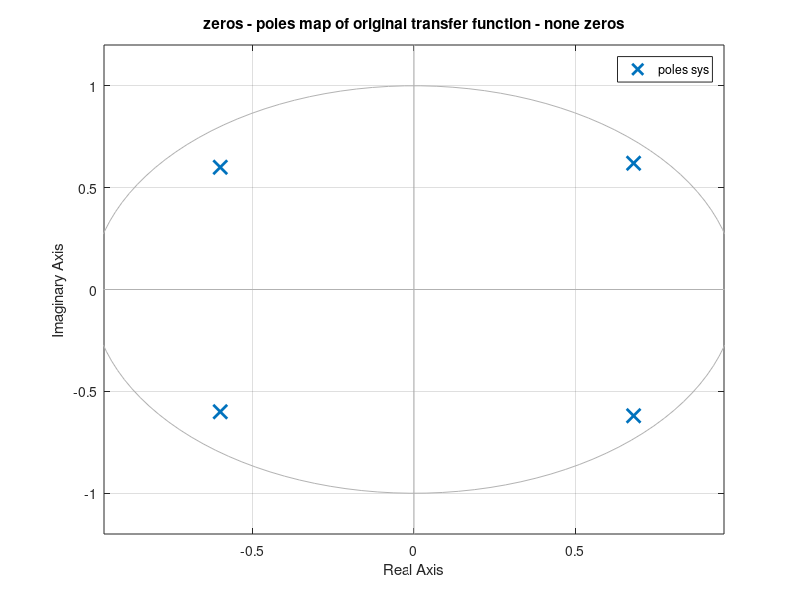

Write MATLAB code to recreate this figure. (Note: this script raises an error after producing the figure.)
clear all; close all; clc;

%% Section 1
sys = zpk([],[-0.6+0.6i , -0.6-0.6i , 0.68+0.62i , 0.68-0.62i], 1,[], 'Variable', 'z^-1');
figure(1);
pzmap(sys)
title('zeros - poles map of original transfer function - none zeros');
hold on;


H = tf(sys);
a1 = cell2mat(H.Denominator);
b1 = cell2mat(H.Numerator);
[psd1, freq] = freqz(b1,a1,1e3);
figure(2)
plot((freq),db(psd1));
hold on;

%% Section 2

p = 4;
noise = randn(1,10000);
y1 = filter(b1,a1,noise);
[freq_hat,psd_hat, sys_hat] = psd_ar(p,y1, b1, 512);
figure(1)
pzmap(sys_hat);
figure(2)
plot(freq_hat,db(psd_hat));
est_qual1 = estimation_quality(psd1, psd_hat, freq, freq_hat);
title(['Power Spectrum Destiny of therotical y1 vs estimated y1 Q=' num2str(est_qual1)]);
xlabel('Frequency');
ylabel('Magnitude[dB]');

% Estimation Quality



%% Section 3

sys2 = zpk(0.9,[-0.6+0.6i , -0.6-0.6i , 0.68+0.62i , 0.68-0.62i], 1);
figure(3)
pzmap(sys2)
title('Zeros- Poles map of transfer with zero at z=0.9');

H2 = tf(sys2);
a2 = cell2mat(H.Denominator);
b2 = cell2mat(H.Numerator);
[psd2, freq2] = freqz(b2,a2,1e3);
figure(4)
plot((freq2),db(psd2));
hold on;

%% Section 4

noise = randn(1,10000);
y2 = filter(b2,a2,noise);
[freq_hat2,psd_hat2, sys_hat2] = psd_ar(p,y2, 1, 512);
est_qual2 = estimation_quality(psd2, psd_hat2, freq2, freq_hat2);
plot(freq_hat2,db(psd_hat2));
title(['Power Spectrum Destiny of therotical y2 vs estimated y2 (zero inserted), Q=' num2str(est_qual2)]);
xlabel('Frequency');
ylabel('Magnitude[dB]');


%% Section 5

figure(5)
plot((freq2),db(psd2));
hold on;
b3=b2; a3=a2;
p=12;
noise = randn(1,10000);
y3 = filter(b3,a3,noise);
[freq_hat3,psd_hat3, sys_hat3] = psd_ar(p,y3, 1, 512);
est_qual3 = estimation_quality(psd2, psd_hat3, freq2, freq_hat3);
plot(freq_hat3,db(psd_hat3));
title(['Power Spectrum Destiny of therotical y2 vs estimated y2 (zero inserted, p=12), Q=' num2str(est_qual2)]);
xlabel('Frequency');
ylabel('Magnitude[dB]');

%% Section 6
b3=b2; a3=a2;
noise = randn(1,10000);
y3 = filter(b3,a3,noise);
p = 4:2:60;
err = zeros(size(p));

for i=1:length(p)
    [freq_hatp,psd_hatp, sys_hatp] = psd_ar(p(i),y3, 1, 4096);
    est_qualp = estimation_quality(psd2, psd_hatp, freq2, freq_hatp);
    err(i) = est_qualp;
end

figure(6);
plot(p,err, 12, est_qual3, '*');

[min_err, idx] = min(err);



p = p(idx);

[freq_hat_min,psd_hat_min, sys_hat_min] =  psd_ar(p,y3, 1, 4096);
figure(7)
pzmap(sys_hat_min);
figure(8)
plot(freq_hat,db(psd_hat_min));
title({['Power Spectrum Destiny of therotical y1 vs estimated y1 Q=' num2str(min_err)] ; ...
 ['p=' num2str(p) ' order of minimum Q']});
xlabel('Frequency');
ylabel('Magnitude[dB]');

%% Section 7

figure(9)
sgtitle('Power Spectrum Destiny of therotical y2 vs non-parametric estimated y2')
plot_count = 0;
x = y3;
Q = zeros(1,16);
parameters = cell(1,16);
for Window = ["Ham", "Rect"]
    for L = [64,256]
        for overlap = [0 0.5]
            for samples = [512 4096]
                 plot_count = plot_count + 1;
                 x_ = y3(1000:1000+samples);
                 if (strcmp(Window, 'Hamming'))
                    window = hamming(L);
                 else
                    window = L; 
                 end
                 noverlap = floor(overlap*L);
                 [pxx,freq] = pwelch(x,window,noverlap, L);
                 [psd2, freq2] = freqz(b3,a3,length(pxx));
                 subplot(4,4,plot_count)
                 plot(freq, db(pxx))
                 hold on;
                 plot((freq2),db(psd2));
                 title([char(Window) ', ' num2str(L) ', ' num2str(overlap) ', '  num2str(samples)]);
                
                xlabel('Frequency');
                ylabel('Magnitude[dB]');
                
                Q(plot_count) = estimation_quality(psd2, pxx, freq2, freq);
                parameters{plot_count} = {Window, L, overlap, samples}; 
            end 
        end
    end
end

[minQ,minQ_idx] = min(Q);
parametersMinimumQ = parameters{minQ_idx};
